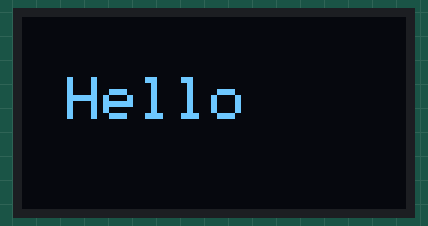
Bench run of a sketch on a simulated Arduino Uno, built with avr-gcc and run on an emulated ATmega328P. Parts: 128×64 one-colour display.

Above: at 0.1 s.

The sketch:

task4.ino
```cpp
#include <Wire.h>
#include <Adafruit_GFX.h>
#include <Adafruit_SSD1306.h>

Adafruit_SSD1306 oled(128, 64, &Wire);

void setup() {

  oled.begin(SSD1306_SWITCHCAPVCC, 0x3C);

  oled.clearDisplay();

  oled.setTextSize(2);

  oled.setTextColor(SSD1306_WHITE);

  oled.setCursor(15, 20);

  oled.print("Hello");

  oled.display();

}

void loop() {

}
```
